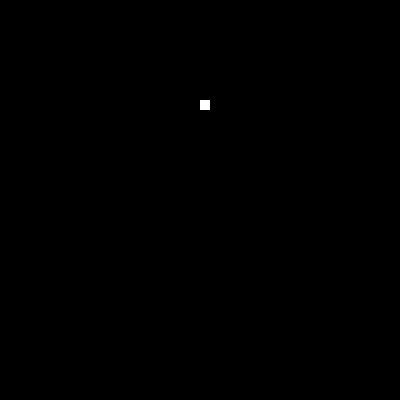
Frame 1 (no input)
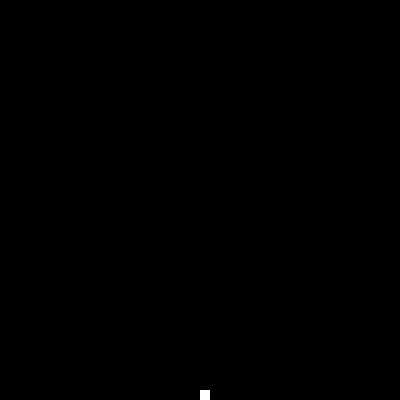
Frame 60 (no input)
Frame 120 (the mouse pressed at the canvas centre since frame 60): identical to frame 60, image omitted

The p5.js sketch that drew these frames (run headless with seeded random() and noise() and a simulated clock; from frame 60 on, the mouse is pressed at the canvas centre):

// p5.js sketch
// ── sketch.js
function make2DArray(cols, rows) {
    let arr = new Array(cols);
    for (let i = 0; i < arr.length; i++) {
        arr[i] = new Array(rows);
        for (let j = 0; j < arr[i].length; j++) {
            arr[i][j] = 0;
        }
    }
    return arr;
}

let grid;
let w = 10;
let cols, rows;

function setup() {
    createCanvas(400, 400);
    cols = width / w;
    rows = height / w;
    grid = make2DArray(cols, rows);

    for (let i = 0; i < cols; i++) {
        for (let j = 0; j < rows; j++) {
            grid[i][j] = 0;
        }
    }

    grid[20][10] = 1;

}

function mouseDragged() {
    let col = floor(mouseX / w);
    let row = floor(mouseY / w);
    //check if cursor outside canvas
    if (col > 0 && col < cols - 2 &&
        row > 0 && row < rows - 2) {
        console.log(col + ' ' + row);
        grid[col][row] = 1;
    }
}

function draw() {
    background(0);

    for (let i = 0; i < cols; i++) {
        for (let j = 0; j < rows; j++) {
            noStroke();
            if (grid[i][j] === 1) {
                let x = i * w;
                let y = j * w;
                square(x, y, w);
            }
        }
    }

    let nextGrid = make2DArray(cols, rows);
    for (let i = 0; i < cols; i++) {
        for (let j = 0; j < rows; j++) {
            let state = grid[i][j];
            if (state === 1) {
                let below = grid[i][j + 1];
                let dir = random(1) > 0.5 ? 1 : -1;

                let belowA, belowB;
                if (i + dir >= 0 && i + dir < cols) {
                    belowA = grid[i + dir][j + 1];
                }
                if (i - dir >= 0 && i - dir < cols) {
                    belowB = grid[i - dir][j + 1];
                }

                if (below === 0) { // empty space beneath sand grain
                    nextGrid[i][j] = 0;
                    nextGrid[i][j + 1] = 1; // sand grain moves to space below
                } else if (belowA === 0) {
                    nextGrid[i + 1][j + 1] = 1;
                } else if (belowB === 0) {
                    nextGrid[i - 1][j + 1] = 1;
                } else { // sand grain beneath sand grain
                    nextGrid[i][j] = 1; // stay where it is
                }
            }
        }
    }
    grid = nextGrid;
}
// ── style.css
html, body {
    background: black;
    margin: 0;
    padding: 0;
}

canvas{
    display: block;
}
